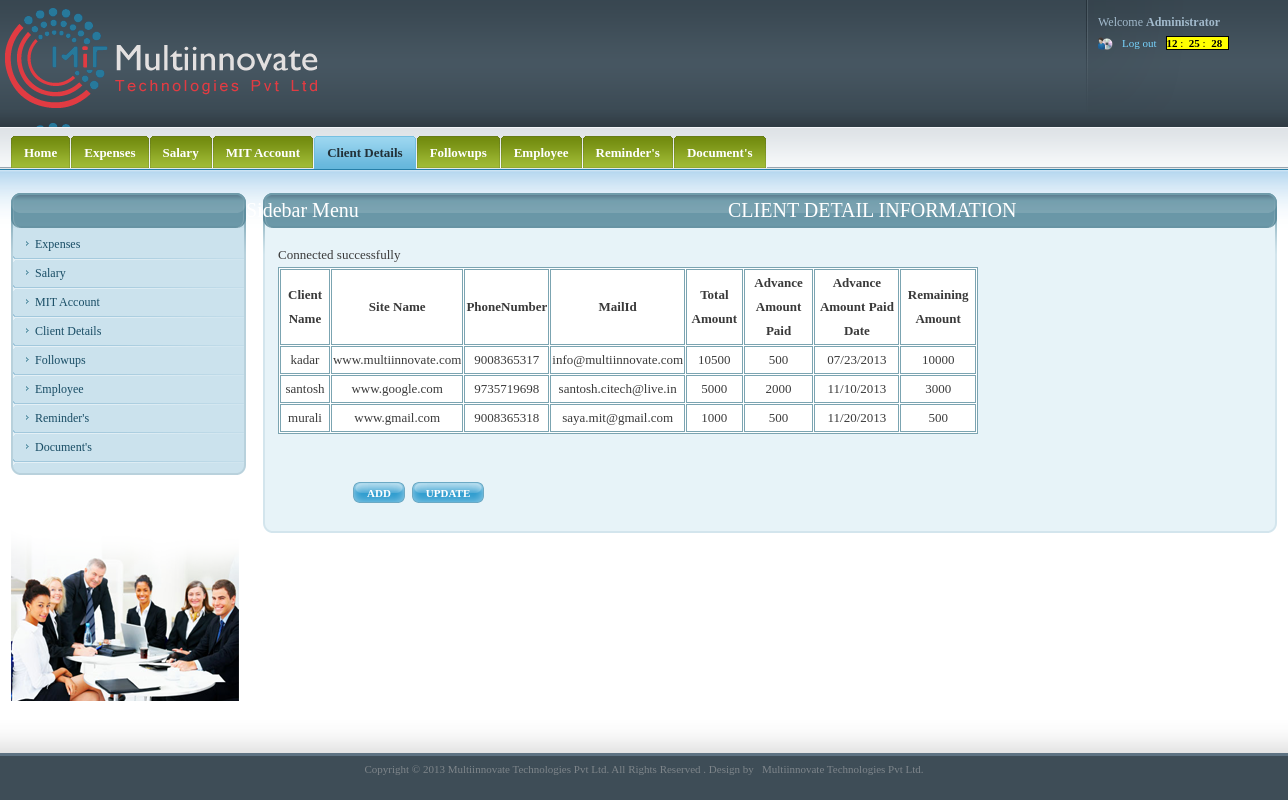
Screenshot of /clientview.php with the database file from the repository.
### tables this page shows
CREATE TABLE IF NOT EXISTS `clientdetails` (
  `id` int(11) NOT NULL AUTO_INCREMENT,
  `clientname` varchar(100) NOT NULL,
  `sitename` varchar(200) NOT NULL,
  `phonenumber` bigint(11) NOT NULL,
  `mailid` varchar(150) NOT NULL,
  `totalamount` int(11) NOT NULL,
  `advanceamountpaid` int(11) NOT NULL,
  `advanceamountdate` varchar(200) NOT NULL,
  `total` int(11) NOT NULL,
  PRIMARY KEY (`id`)
);

### clientview.php (the view, shortened to what this page needs)
<!DOCTYPE html PUBLIC "-//W3C//DTD XHTML 1.0 Strict//EN" "http://www.w3.org/TR/xhtml1/DTD/xhtml1-strict.dtd">
<html xmlns="http://www.w3.org/1999/xhtml">
<head>
<link media="screen" rel="stylesheet" type="text/css" href="css/admin.css"  />
 <link rel="stylesheet" href="http://code.jquery.com/ui/1.10.2/themes/smoothness/jquery-ui.css" />
  <link rel="stylesheet" href="/resources/demos/style.css" />
</head>
<body onLoad="digital_clock()">
	<div id="wrapper">
		<div id="head">
			<div id="logo_user_details">
				<h1 id="logo"><a href="#">websitename Administration Panel</a></h1>
				<div id="user_details">
					<ul id="user_details_menu">
						<li>Welcome <strong>Administrator</strong></li>
						<li>
							<ul id="user_access">
							<li class="last"><a href="index.php">Log out</a></li>
                            <li>
                                	    <span style="background:#FF0; border:#000 1px solid; font:'Times New Roman', Times, serif bold; color:#000">
										<b id=hours></b>&nbsp;:&nbsp;
										<b id=minutes></b>&nbsp;:&nbsp;
										<b id=seconds></b> &nbsp;
								   </span>
                                </li>
							</ul>
						</li>
					</ul>
				</div>
			</div>
			<div id="menus_wrapper">
			  <div id="main_menu">
					<ul>
									<li><a href="home.php"><span><span>Home</span></span></a></li>
                        			<li><a href="monthlyview.php"><span><span>Expenses</span></span></a></li>
                           			<li><a href="salaryview.php"><span><span>Salary</span></span></a></li>
									<li><a href="passview.php"><span><span>MIT Account</span></span></a></li>
									<li><a href="clientview.php" class="selected"><span><span>Client Details</span></span></a></li>
									<li><a href="followupview.php"><span><span>Followups</span></span></a></li>
                        			<li><a href="AddEmployeeView.php"><span><span>Employee</span></span></a></li>
									<li><a href="reminders.php"><span><span>Reminder's</span></span></a></li>
                         			<li><a href="DocumentView.php"><span><span>Document's</span></span></a></li>
					</ul>
				</div>
			</div>
		</div>
  <div id="content">
			<div id="page">
				<div class="inner">
					<div class="section">
						<div class="title_wrapper">
							<h2 style="margin-left:450px;">CLIENT DETAIL INFORMATION</h2>
							<span class="title_wrapper_left"></span>
							<span class="title_wrapper_right"></span>
						</div>
				  <div class="section_content">
							<div class="sct">
								<div class="sct_left">
									<div class="sct_right">
										<div class="sct_left">
											<div class="sct_right">
												<form action="" method="" class="search_form general_form">
													<fieldset>
														<div class="forms">
													<?php
							include "includes/db_con.php";
							$query = "select * from  clientdetails";
							$res = mysql_query($query);
							$num_rows = mysql_num_rows($res);
								if($num_rows>=1){
					echo"<table id='table_struct' border='1' bordercolor='7BA4B1' cellspacing='1' cellpadding='1' bgcolor='#FFFFFF' width='700'><tr class='tr_class'>
							<th align='center' style='font-weight:bold'> Client Name</th>
							<th align='center' style='font-weight:bold'> Site Name </th>
							<th align='center' style='font-weight:bold'>PhoneNumber </th>
   							<th align='center' style='font-weight:bold'>MailId </th>
							<th align='center' style='font-weight:bold'>Total Amount</th>
							<th align='center' style='font-weight:bold'>Advance Amount Paid</th>
							<th align='center' style='font-weight:bold'>Advance Amount Paid Date</th>
							<th align='center' style='font-weight:bold'>Remaining Amount</th>
							</tr>";
								while($row = mysql_fetch_array($res))
								{
										echo"<tr class='tr_class1'>
										<td align='center'>".$row['clientname']."</td>
										<td align='center'>".$row['sitename']."</td>
										<td align='center'>".$row['phonenumber']."</td>
										<td align='center'>".$row['mailid']."</td>
										<td align='center'>".$row['totalamount']."</td>
										<td align='center'>".$row['advanceamountpaid']."</td>
										<td align='center'>".$row['advanceamountdate']."</td>
										<td align='center'>".$row['total']."</td>";
									echo "</tr>";
								}
								echo "</table>";
							}
							else	{
								echo "<table  width='100%' cellspacing='1' cellpadding='1'><tr class='tr_class'><td>No Record Found!!</td></tr></table>";
								}
						 	?><br /><br />
														<div class="row">
															<div class="buttons">
																<ul>
         <li><span class="button send_form_btn"><span><span><a href="clientdetails.php"><font color="#FFFFFF">ADD</font></a></span></span></span></li>
         <li><span class="button send_form_btn"><span><span><a href="clientedit.php"><font color="#FFFFFF">UPDATE</font></a></span></span></span></li>
		</ul>
															</div>
														</div>
														</div>
													</fieldset>
									        </form>
											</div>
										</div>
									</div>
								</div>
							</div>
							<span class="scb"><span class="scb_left"></span><span class="scb_right"></span></span>
						</div>
					</div>
				</div>
			</div>
			<div id="sidebar">
				<div class="inner">
					<div class="section">
						<div class="title_wrapper">
							<h2>Sidebar Menu</h2>
							<span class="title_wrapper_left"></span>
							<span class="title_wrapper_right"></span>
						</div>
				  <div class="section_content">
							<div class="sct">
								<div class="sct_left">
									<div class="sct_right">
										<div class="sct_left">
											<div class="sct_right">
												<ul class="sidebar_menu">
                        <li><a href="monthlyview.php"><span><span>Expenses</span></span></a></li>
                           <li><a href="salaryview.php"><span><span>Salary</span></span></a></li>
						<li><a href="passview.php" class="selected"><span><span>MIT Account</span></span></a></li>
						<li><a href="clientview.php"><span><span>Client Details</span></span></a></li>
						<li><a href="followupview.php"><span><span>Followups</span></span></a></li>
                        	<li><a href="AddEmployeeView.php"><span><span>Employee</span></span></a></li>
						<li><a href="reminders.php"><span><span>Reminder's</span></span></a></li>
                         <li><a href="Documents.php"><span><span>Document's</span></span></a></li>
                                                   </ul>
											</div>
										</div>
									</div>
								</div>
							</div>
							<span class="scb"><span class="scb_left"></span><span class="scb_right"></span></span>
						</div>
					</div>
					<div class="section_content">
							<img src="images/chitfundside.png"/>
						</div>
				</div>
			</div>
		</div>
	</div>
	<div id="footer">
		<div id="footer_inner">
		<center><p> Copyright &copy; 2013  Multiinnovate Technologies Pvt Ltd. All Rights Reserved . Design by &nbsp; <a href="http://www.multiinnovate.com" title="Multiinnovate Technologies"
target="_blank">Multiinnovate Technologies Pvt Ltd.</a></p></center>
		</div>
	</div>
</body>
</html>

### css/style.css (style rules this page uses)
.title_wrapper h2 { margin-left:220px; }

### css/forms.css (style rules this page uses)
.button { display: block; color: #fff; background:url(layout/submit_middle.gif) repeat-x; font-size: 11px; overflow: hidden; position: relative; top: 0; left: 0; float: left; font-weight: bold; text-decoration: none; }
.button span { background:url(layout/submit_left.gif) no-repeat; display: block; float: left; white-space: nowrap; }
.button span span { background:url(layout/submit_right.gif) no-repeat right 0; display: block; padding: 0 14px; height: 21px; line-height: 22px; }
.general_form, .general_form fieldset { margin: 0; padding: 0; border: 0; }
.general_form fieldset { width: 100%; overflow: hidden; padding: 0; position: relative; top: 0; left: 0; }
.forms { float: left; width: 620px; }
.general_form { font-size: 13px; line-height: 24px; }
.general_form .row { width: 1000px; overflow: hidden; padding: 0px 0px 15px; float: left; }
.send_form_btn { background-image:url(layout/site/forms/send_form_middle.gif); background-color: #339fd0; }
.send_form_btn span { background-image:url(layout/site/forms/send_form_left.gif); }
.send_form_btn span span { background-image:url(layout/site/forms/send_form_right.gif); }
.buttons { float: left; padding: 0 0 0 75px; }
.buttons ul { margin: 0; padding: 0 30px 0 0; float: left; }
.buttons ul li { float: left; margin: 0; padding: 0 7px 0 0; list-style:none; }
.general_form .forms { width: 80%; }

### rows the page displays
clientdetails: clientname "kadar", sitename "www.multiinnovate.com", phonenumber "9008365317", mailid "info@multiinnovate.com", totalamount "10500", advanceamountpaid "500", advanceamountdate "07/23/2013", total "10000"
clientdetails: clientname "santosh", sitename "www.google.com", phonenumber "9735719698", mailid "santosh.citech@live.in", totalamount "5000", advanceamountpaid "2000", advanceamountdate "11/10/2013", total "3000"
clientdetails: clientname "murali", sitename "www.gmail.com", phonenumber "9008365318", mailid "saya.mit@gmail.com", totalamount "1000", advanceamountpaid "500", advanceamountdate "11/20/2013", total "500"
